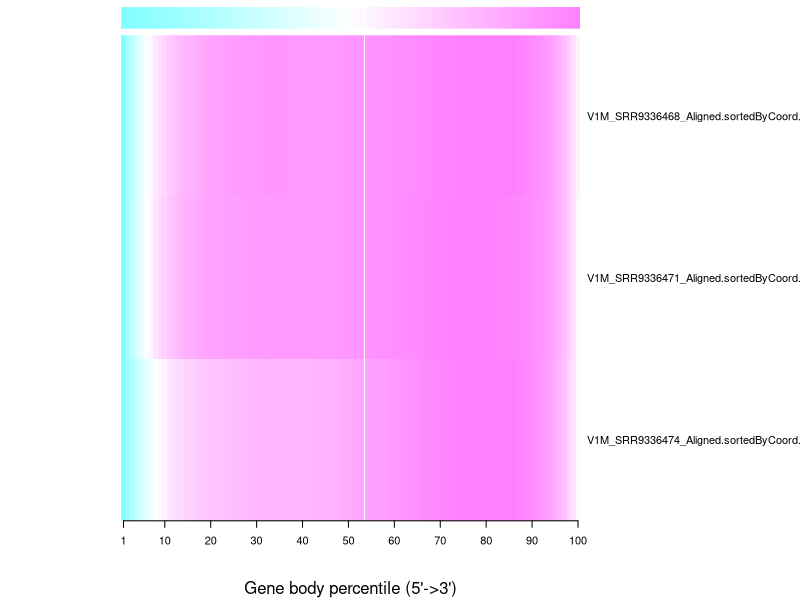
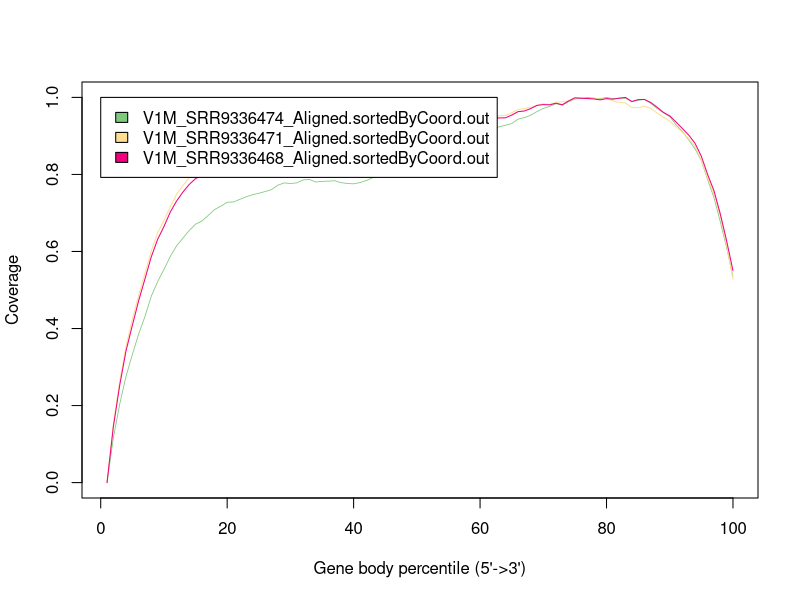

Recreate these plots in R, in order.
V1M_SRR9336474_Aligned.sortedByCoord.out <- c(0.0,0.11640574092329284,0.20338841456283102,0.2757096790362734,0.3322417336385357,0.38584986048687575,0.4313461763379058,0.48394345959131846,0.5216120031411338,0.553399274865917,0.5869910277188352,0.6146346761123457,0.634717882742143,0.6546089455481111,0.6709745868907787,0.6790696897294949,0.6935640173096523,0.7087433793921571,0.7175569330504085,0.7278073883477302,0.7285509014051561,0.7352842893184742,0.7420343853903861,0.7472891012681493,0.7512405807755927,0.7556014101685853,0.7605470251123624,0.7719169270354714,0.7780237590015204,0.7765785032831531,0.7780488212394112,0.7855674926066398,0.7871714758316486,0.780287714490986,0.782075487460527,0.7826602730113115,0.7836878247648327,0.778809042455431,0.7765534410452624,0.7756261382433042,0.7787672720589464,0.7842141317605387,0.7913819317972967,0.7944228166613757,0.7952081001152863,0.7990175602746822,0.8013065780020384,0.8045897311657282,0.8214900335833988,0.8316318858498605,0.8385490635077109,0.8417152595612437,0.8530016206913836,0.8615729060500242,0.8680723797430285,0.8672536799719303,0.8752318257004895,0.8739787138059515,0.8870277856677415,0.9022322099881372,0.9065930393811298,0.9174115720706421,0.923635361146848,0.9275032998613223,0.9320312108402533,0.9435598402700038,0.9474110708258843,0.9537100466157625,0.9632838214900336,0.9713956324873436,0.9767338891580759,0.9839100432741308,0.9797246495463735,0.9887637633456416,0.9960151041753689,0.9978697097792852,1.0,0.9979532505722545,0.9969089906601394,0.9999498755242184,0.9969256988187332,0.9977443985898314,0.9978028771449099,0.989791315099163,0.992631702060116,0.995046030976926,0.9841940819702261,0.9712703212978897,0.9602512907052514,0.9501679169938682,0.9290822208484403,0.9118226930210022,0.8896927369634593,0.8663597934871597,0.835792217339727,0.7862608811882842,0.739837262535296,0.676947753588077,0.609647290772084,0.534443868941204)
V1M_SRR9336471_Aligned.sortedByCoord.out <- c(0.0,0.15207997618778804,0.2627554424247401,0.35381662544006404,0.42380605363906027,0.4858101797206171,0.5438524463968634,0.600940171817426,0.648677498486077,0.6805673875334859,0.7157109279577949,0.7484835110695994,0.7711051124408543,0.7918381590696815,0.805212000533722,0.8122940808178263,0.8272998799125517,0.8394009997023474,0.8481253015016063,0.8588715885413993,0.859897976988371,0.8600211436020077,0.8683143622535384,0.86898151474407,0.8688480842459637,0.874267415245974,0.8770489279372672,0.8842336470660687,0.8894169087232754,0.8917673382668405,0.8859682435414507,0.8920855186854016,0.8942306705395724,0.8926808239846452,0.8982541132517012,0.898408071518747,0.8964784612384403,0.8956778782498024,0.8975459052232908,0.8930297960566156,0.8939330178899506,0.8950209896437405,0.8932042820926007,0.8989007379732934,0.898007780024428,0.8969198082706381,0.8963142390869249,0.8953802256001806,0.9026367919202701,0.9083845672233113,0.9078508452308861,0.908723275410812,0.9178889242422688,0.9225897833293989,0.9233903663180367,0.9267261287706946,0.9309240575188086,0.9315809461248704,0.9384577487195804,0.9441439407158033,0.9476028697820977,0.9523242566381673,0.9522318816779398,0.9531966868180932,0.9601556004885609,0.9683359164109249,0.9711790124090364,0.9746379414753308,0.9788153424545053,0.9834854098882263,0.9815557996079196,0.9873343665643699,0.9888431575814183,0.9912038510094531,0.9977830009545413,1.0,0.9971363762329492,0.998296195178027,0.995186238183703,0.9971876956552977,0.9910704205113468,0.9871290888749756,0.9855176590132302,0.973652608566238,0.9733549559166162,0.9768959960586684,0.971733262170401,0.9594166008067413,0.9487421609582363,0.9382319432612467,0.9232774635888699,0.909770191626723,0.8927424072914635,0.8729536380338503,0.8370095146209034,0.7906372845867247,0.7490377608309641,0.6909339108478995,0.6163565262909401,0.5276457728191811)
V1M_SRR9336468_Aligned.sortedByCoord.out <- c(0.0,0.1450595849884719,0.2522755261720233,0.34177801235219496,0.40794651703288054,0.47208718760706314,0.5288295045232738,0.5862848042075243,0.6313045732751835,0.6646110540107596,0.7023065455521913,0.731122160800763,0.7542061353556118,0.774058538663111,0.7891978480883728,0.7974017796790651,0.816068964878654,0.8337268627832255,0.8424678463290647,0.8572367750956045,0.8596535088937656,0.8638758484031964,0.873792790540478,0.877505856644166,0.8817281961535969,0.8876450271766808,0.8931266609257664,0.899524986805189,0.9026084057890497,0.9009139142753966,0.8975897478633665,0.903404724205302,0.9072103854736706,0.9032380529088772,0.9041825235886182,0.9051177347518913,0.9023861773938165,0.8966915747659657,0.8964323083048603,0.8945526264618462,0.8924044186412585,0.8953582043945665,0.896191560876691,0.8963952702389881,0.8923488615424503,0.8940340935396354,0.8947563358241433,0.8971545505893682,0.9101178736446383,0.9122475624322898,0.915432836097299,0.9084881987462615,0.9184792170152875,0.921710788262637,0.9240256673796494,0.924859023861774,0.928368380603165,0.9229978610516959,0.9333685194959119,0.9367667620396863,0.942831745326259,0.9454521884867172,0.9467485207922443,0.9469614896710093,0.9540820578349398,0.962980453160736,0.9646934637073252,0.9709065992573868,0.9793605377927165,0.9813235552839431,0.9806846486476476,0.9848977286406104,0.980953174625221,0.9907127049825458,0.998898117540302,0.9977406779817958,0.9970832523125642,0.9959721103363982,0.9936109336370454,0.9969073214996713,0.9954072798318472,0.997981425409965,1.0,0.9891478466994453,0.9942405807568728,0.9946942970638073,0.9868422270989009,0.9743789179329055,0.9612026259988703,0.9519894071131606,0.9361278554033908,0.9191644212339232,0.9022009870644555,0.8808763206385363,0.8470513069807495,0.7994944304008444,0.7574377066029612,0.6972323305276998,0.6274155763586026,0.5502930636962138)
data_matrix <- matrix(c(V1M_SRR9336474_Aligned.sortedByCoord.out,V1M_SRR9336471_Aligned.sortedByCoord.out,V1M_SRR9336468_Aligned.sortedByCoord.out), byrow=T, ncol=100)
rowLabel <- c("V1M_SRR9336474_Aligned.sortedByCoord.out","V1M_SRR9336471_Aligned.sortedByCoord.out","V1M_SRR9336468_Aligned.sortedByCoord.out")


pdf("output.geneBodyCoverage.heatMap.pdf")
rc <- cm.colors(ncol(data_matrix))
heatmap(data_matrix, scale=c("none"),keep.dendro=F, labRow = rowLabel ,Colv = NA,Rowv = NA,labCol=NA,col=cm.colors(256),margins = c(6, 8),ColSideColors = rc,cexRow=1,cexCol=1,xlab="Gene body percentile (5'->3')", add.expr=x_axis_expr <- axis(side=1,at=c(1,10,20,30,40,50,60,70,80,90,100),labels=c("1","10","20","30","40","50","60","70","80","90","100")))
dev.off()


pdf("output.geneBodyCoverage.curves.pdf")
x=1:100
icolor = colorRampPalette(c("#7fc97f","#beaed4","#fdc086","#ffff99","#386cb0","#f0027f"))(3)
plot(x,V1M_SRR9336474_Aligned.sortedByCoord.out,type='l',xlab="Gene body percentile (5'->3')", ylab="Coverage",lwd=0.8,col=icolor[1])
lines(x,V1M_SRR9336471_Aligned.sortedByCoord.out,type='l',col=icolor[2])
lines(x,V1M_SRR9336468_Aligned.sortedByCoord.out,type='l',col=icolor[3])
legend(0,1,fill=icolor[1:3], legend=c('V1M_SRR9336474_Aligned.sortedByCoord.out','V1M_SRR9336471_Aligned.sortedByCoord.out','V1M_SRR9336468_Aligned.sortedByCoord.out'))
dev.off()
